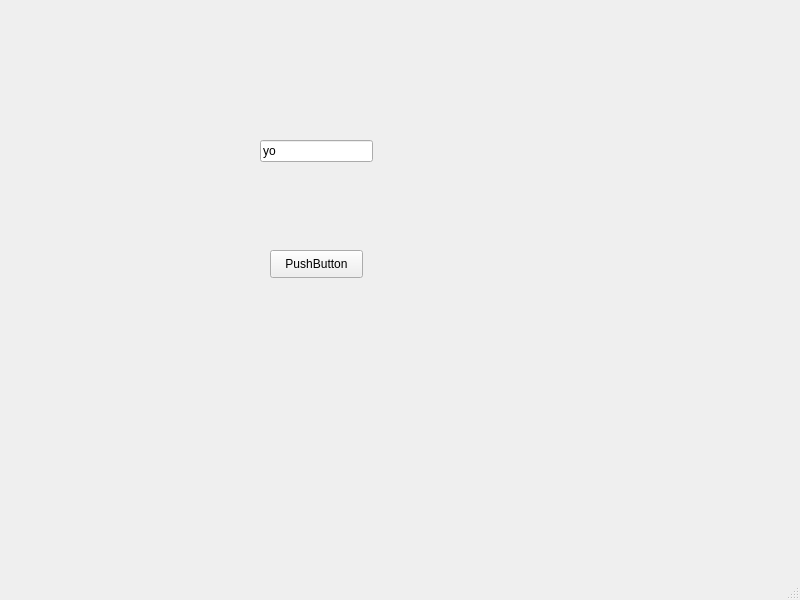
<?xml version="1.0" encoding="UTF-8"?>
<ui version="4.0">
 <class>MainWindow</class>
 <widget class="QMainWindow" name="MainWindow">
  <property name="geometry">
   <rect>
    <x>0</x>
    <y>0</y>
    <width>800</width>
    <height>600</height>
   </rect>
  </property>
  <property name="windowTitle">
   <string>MainWindow</string>
  </property>
  <widget class="QWidget" name="centralwidget">
   <widget class="QLineEdit" name="lineEdit">
    <property name="geometry">
     <rect>
      <x>260</x>
      <y>140</y>
      <width>113</width>
      <height>22</height>
     </rect>
    </property>
    <property name="text">
     <string>yo</string>
    </property>
   </widget>
   <widget class="QPushButton" name="pushButton">
    <property name="geometry">
     <rect>
      <x>270</x>
      <y>250</y>
      <width>93</width>
      <height>28</height>
     </rect>
    </property>
    <property name="text">
     <string>PushButton</string>
    </property>
   </widget>
  </widget>
  <widget class="QMenuBar" name="menubar">
   <property name="geometry">
    <rect>
     <x>0</x>
     <y>0</y>
     <width>800</width>
     <height>26</height>
    </rect>
   </property>
  </widget>
  <widget class="QStatusBar" name="statusbar"/>
 </widget>
 <resources/>
 <connections/>
</ui>
